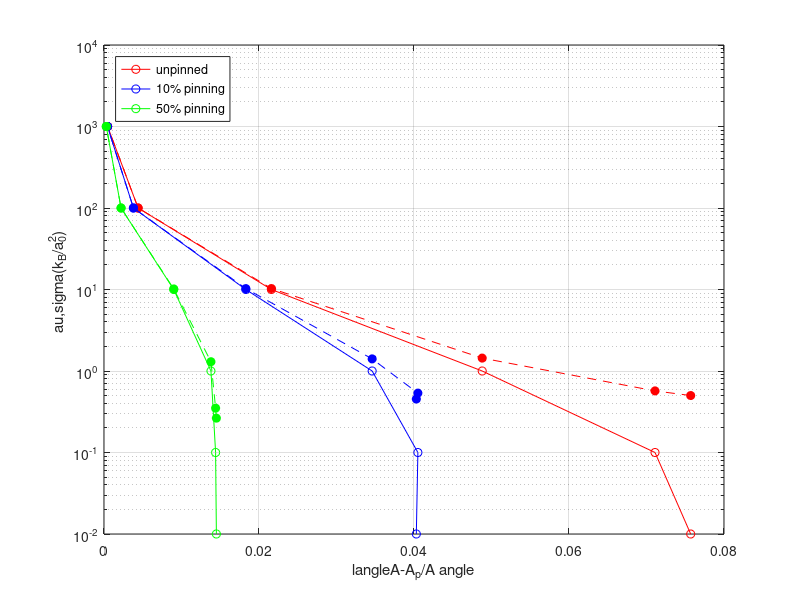

Write the MATLAB code that produced this figure.
tau = [0.01, 0.1, 1.0, 10., 100., 1000.];
sigma_pin_0 = [0.500,0.570,1.440,10.280,100.070,1000.008];
sigma_pin_10 = [0.453,0.5353,1.408,10.263,100.060,1000.01];
sigma_pin_50 = [0.264,0.350,1.30,10.16,100.040,1000.0057];

exc_area_pin_0  = [0.0757, 0.0711, 0.0488, 0.0216, 0.0044, 4.67*1e-4];
exc_area_pin_10 = [0.0403, 0.0405, 0.0346, 0.0183, 0.0038, 4.48*1e-4];
exc_area_pin_50 = [0.0145, 0.0144, 0.0138, 0.0090, 0.0022, 2.95*1e-4];

figure(1)
semilogy(exc_area_pin_0,tau,'ro-');
hold on
semilogy(exc_area_pin_0,sigma_pin_0,'ro--','MarkerFaceColor', 'r','HandleVisibility','off');
hold on
semilogy(exc_area_pin_10,tau,'bo-');
hold on
semilogy(exc_area_pin_10,sigma_pin_10,'bo--','MarkerFaceColor', 'b','HandleVisibility','off');
hold on
semilogy(exc_area_pin_50,tau,'go-');
hold on
semilogy(exc_area_pin_50,sigma_pin_50,'go--','MarkerFaceColor', 'g','HandleVisibility','off');
xlabel("\langle{A-A_p}/{A}\rangle");
ylabel("\tau,\sigma(k_B/a_0^2)");
legend('unpinned','10% pinning','50% pinning','location','northwest');
grid on;
